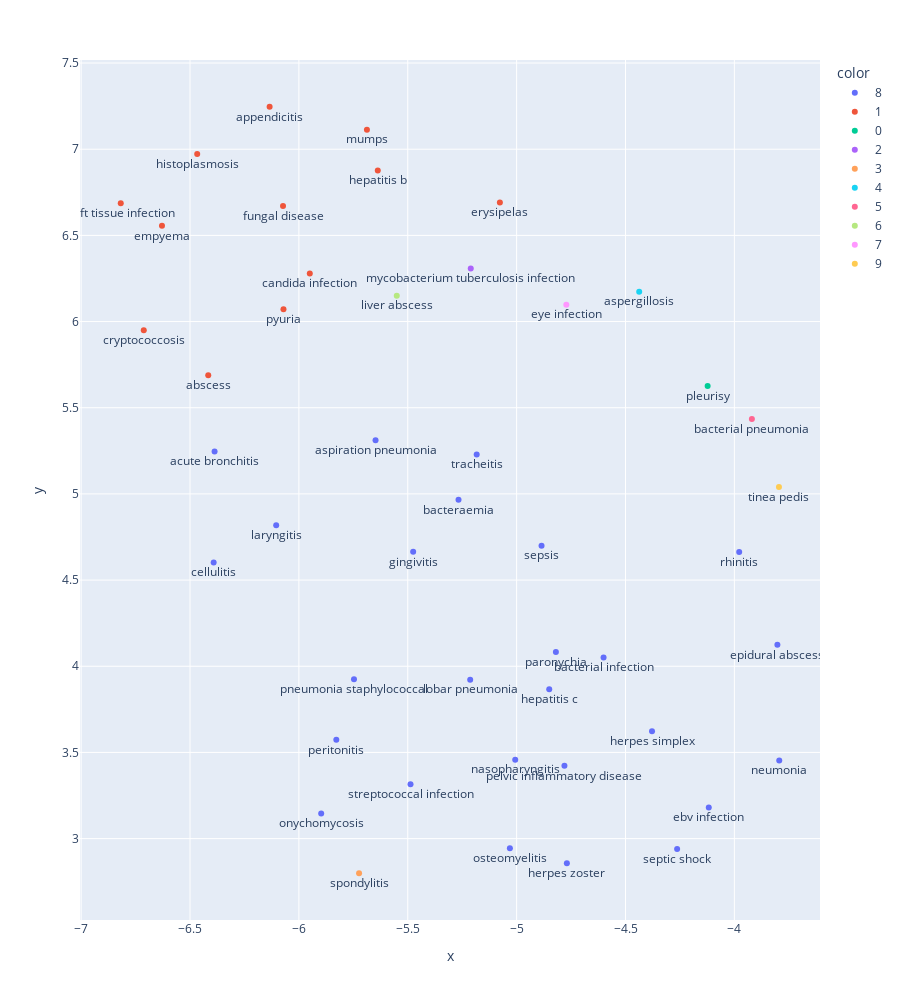

The code cell stored with this chart in its notebook:
### Code cell
# === plot figure ===
fig = px.scatter(x=coo[:, 0], y=coo[:, 1], text=c1_cluster['side effect'], color=c1_cluster['cluster'])
fig.update_traces(textposition='bottom center')
fig.update_layout(autosize=False, width=900, height=1000)
fig.show()
# fig = px.scatter(x=coo_scale[:, 0], y=coo_scale[:, 1], text=[se_idx2name[i] for i in c1_go.index])
# fig.update_traces(textposition='top center')
# fig.show()

### Figure 1 — Plotly figure (JSON) as saved in the notebook; plotly's stock layout.template omitted (floating-point values rounded to 4 significant figures)
{"data": [{"hovertemplate": "color=8<br>x=%{x}<br>y=%{y}<br>text=%{text}<extra></extra>", "legendgroup": "8", "marker": {"color": "#636efa", "symbol": "circle"}, "mode": "markers+text", "name": "8", "orientation": "v", "showlegend": true, "text": ["peritonitis", "sepsis", "neumonia", "septic shock", "pneumonia staphylococcal", "lobar pneumonia", "aspiration pneumonia", "cellulitis", "nasopharyngitis", "rhinitis", "herpes zoster", "osteomyelitis", "bacterial infection", "laryngitis", "gingivitis", "herpes simplex", "acute bronchitis", "streptococcal infection", "bacteraemia", "onychomycosis", "pelvic inflammatory disease", "hepatitis c", "ebv infection", "tracheitis", "paronychia", "epidural abscess"], "textposition": "bottom center", "type": "scatter", "x": [-5.828, -4.886, -3.794, -4.263, -5.747, -5.213, -5.648, -6.391, -5.006, -3.978, -4.769, -5.031, -4.601, -6.104, -5.475, -4.378, -6.387, -5.487, -5.267, -5.898, -4.78, -4.85, -4.118, -5.183, -4.82, -3.802], "xaxis": "x", "y": [3.573, 4.699, 3.453, 2.94, 3.925, 3.922, 5.311, 4.602, 3.458, 4.664, 2.857, 2.945, 4.051, 4.818, 4.664, 3.623, 5.245, 3.315, 4.965, 3.145, 3.422, 3.866, 3.18, 5.229, 4.083, 4.124], "yaxis": "y"}, {"hovertemplate": "color=1<br>x=%{x}<br>y=%{y}<br>text=%{text}<extra></extra>", "legendgroup": "1", "marker": {"color": "#EF553B", "symbol": "circle"}, "mode": "markers+text", "name": "1", "orientation": "v", "showlegend": true, "text": ["appendicitis", "candida infection", "fungal disease", "abscess", "soft tissue infection", "hepatitis b", "erysipelas", "histoplasmosis", "empyema", "cryptococcosis", "pyuria", "mumps"], "textposition": "bottom center", "type": "scatter", "x": [-6.134, -5.95, -6.073, -6.416, -6.818, -5.638, -5.077, -6.467, -6.629, -6.712, -6.071, -5.688], "xaxis": "x", "y": [7.246, 6.279, 6.67, 5.688, 6.686, 6.877, 6.691, 6.972, 6.555, 5.949, 6.071, 7.113], "yaxis": "y"}, {"hovertemplate": "color=0<br>x=%{x}<br>y=%{y}<br>text=%{text}<extra></extra>", "legendgroup": "0", "marker": {"color": "#00cc96", "symbol": "circle"}, "mode": "markers+text", "name": "0", "orientation": "v", "showlegend": true, "text": ["pleurisy"], "textposition": "bottom center", "type": "scatter", "x": [-4.123], "xaxis": "x", "y": [5.627], "yaxis": "y"}, {"hovertemplate": "color=2<br>x=%{x}<br>y=%{y}<br>text=%{text}<extra></extra>", "legendgroup": "2", "marker": {"color": "#ab63fa", "symbol": "circle"}, "mode": "markers+text", "name": "2", "orientation": "v", "showlegend": true, "text": ["mycobacterium tuberculosis infection"], "textposition": "bottom center", "type": "scatter", "x": [-5.211], "xaxis": "x", "y": [6.307], "yaxis": "y"}, {"hovertemplate": "color=3<br>x=%{x}<br>y=%{y}<br>text=%{text}<extra></extra>", "legendgroup": "3", "marker": {"color": "#FFA15A", "symbol": "circle"}, "mode": "markers+text", "name": "3", "orientation": "v", "showlegend": true, "text": ["spondylitis"], "textposition": "bottom center", "type": "scatter", "x": [-5.724], "xaxis": "x", "y": [2.799], "yaxis": "y"}, {"hovertemplate": "color=4<br>x=%{x}<br>y=%{y}<br>text=%{text}<extra></extra>", "legendgroup": "4", "marker": {"color": "#19d3f3", "symbol": "circle"}, "mode": "markers+text", "name": "4", "orientation": "v", "showlegend": true, "text": ["aspergillosis"], "textposition": "bottom center", "type": "scatter", "x": [-4.437], "xaxis": "x", "y": [6.174], "yaxis": "y"}, {"hovertemplate": "color=5<br>x=%{x}<br>y=%{y}<br>text=%{text}<extra></extra>", "legendgroup": "5", "marker": {"color": "#FF6692", "symbol": "circle"}, "mode": "markers+text", "name": "5", "orientation": "v", "showlegend": true, "text": ["bacterial pneumonia"], "textposition": "bottom center", "type": "scatter", "x": [-3.92], "xaxis": "x", "y": [5.435], "yaxis": "y"}, {"hovertemplate": "color=6<br>x=%{x}<br>y=%{y}<br>text=%{text}<extra></extra>", "legendgroup": "6", "marker": {"color": "#B6E880", "symbol": "circle"}, "mode": "markers+text", "name": "6", "orientation": "v", "showlegend": true, "text": ["liver abscess"], "textposition": "bottom center", "type": "scatter", "x": [-5.55], "xaxis": "x", "y": [6.15], "yaxis": "y"}, {"hovertemplate": "color=7<br>x=%{x}<br>y=%{y}<br>text=%{text}<extra></extra>", "legendgroup": "7", "marker": {"color": "#FF97FF", "symbol": "circle"}, "mode": "markers+text", "name": "7", "orientation": "v", "showlegend": true, "text": ["eye infection"], "textposition": "bottom center", "type": "scatter", "x": [-4.772], "xaxis": "x", "y": [6.098], "yaxis": "y"}, {"hovertemplate": "color=9<br>x=%{x}<br>y=%{y}<br>text=%{text}<extra></extra>", "legendgroup": "9", "marker": {"color": "#FECB52", "symbol": "circle"}, "mode": "markers+text", "name": "9", "orientation": "v", "showlegend": true, "text": ["tinea pedis"], "textposition": "bottom center", "type": "scatter", "x": [-3.795], "xaxis": "x", "y": [5.04], "yaxis": "y"}], "layout": {"autosize": false, "height": 1000, "legend": {"title": {"text": "color"}, "tracegroupgap": 0}, "margin": {"t": 60}, "width": 900, "xaxis": {"anchor": "y", "domain": [0, 1], "title": {"text": "x"}}, "yaxis": {"anchor": "x", "domain": [0, 1], "title": {"text": "y"}}}}
